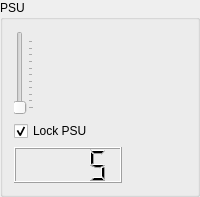
       <widget class="QGroupBox" name="psuGroup">
        <property name="autoFillBackground">
         <bool>false</bool>
        </property>
        <property name="title">
         <string>PSU</string>
        </property>
        <layout class="QVBoxLayout" name="verticalLayout_15">
         <item>
          <widget class="espoSlider" name="psuSlider">
           <property name="enabled">
            <bool>false</bool>
           </property>
           <property name="minimum">
            <number>90</number>
           </property>
           <property name="maximum">
            <number>300</number>
           </property>
           <property name="singleStep">
            <number>1</number>
           </property>
           <property name="orientation">
            <enum>Qt::Vertical</enum>
           </property>
           <property name="tickPosition">
            <enum>QSlider::TicksBelow</enum>
           </property>
           <property name="tickInterval">
            <number>20</number>
           </property>
          </widget>
         </item>
         <item>
          <widget class="timedTickBox" name="lockPsuCheckBox">
           <property name="text">
            <string>Lock PSU</string>
           </property>
           <property name="checked">
            <bool>true</bool>
           </property>
          </widget>
         </item>
         <item>
          <widget class="QLCDNumber" name="psuDisplay">
           <property name="minimumSize">
            <size>
             <width>108</width>
             <height>36</height>
            </size>
           </property>
           <property name="maximumSize">
            <size>
             <width>108</width>
             <height>36</height>
            </size>
           </property>
           <property name="smallDecimalPoint">
            <bool>true</bool>
           </property>
           <property name="digitCount">
            <number>4</number>
           </property>
           <property name="value" stdset="0">
            <double>5.000000000000000</double>
           </property>
           <property name="intValue" stdset="0">
            <number>5</number>
           </property>
          </widget>
         </item>
        </layout>
       </widget>
